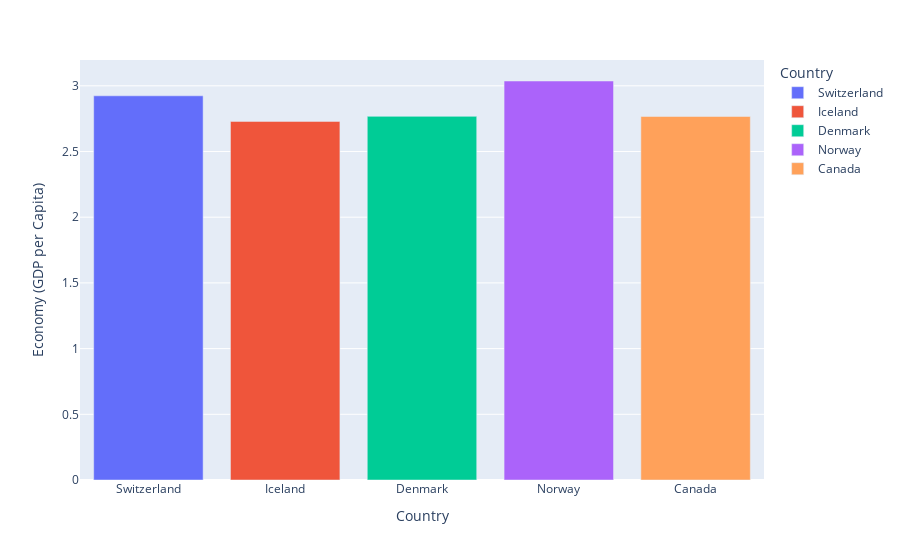
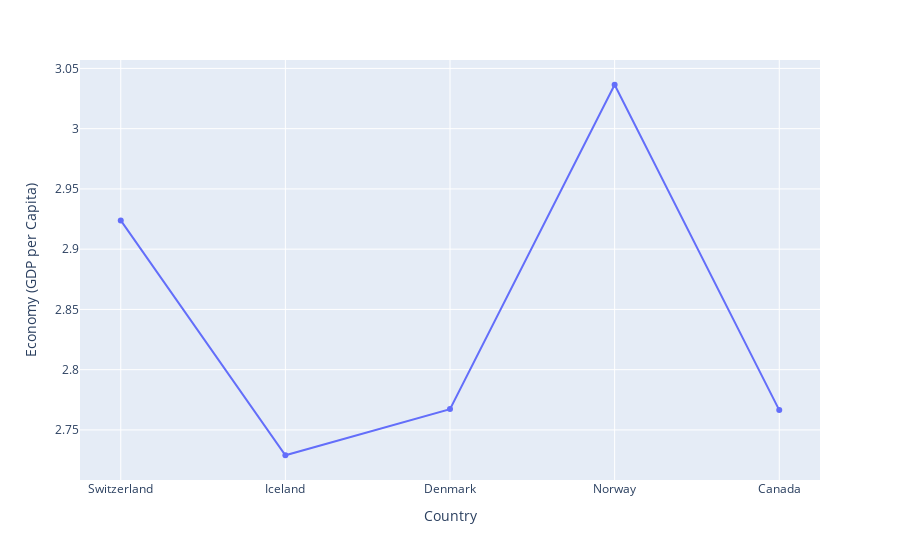

These figures' notebook cell, in order:
### Code cell
import plotly.express as px
fig = px.bar(top5_dp, y= 'Economy (GDP per Capita)',x='Country', orientation ="v", color ="Country")
fig1 = px.line(top5_dp, y='Economy (GDP per Capita)', x='Country', markers ="o")
fig.show()
fig1.show()

### Figure 1 — Plotly figure (JSON) as saved in the notebook; plotly's stock layout.template omitted (floating-point values rounded to 4 significant figures)
{"data": [{"alignmentgroup": "True", "hovertemplate": "Country=%{x}<br>Economy (GDP per Capita)=%{y}<extra></extra>", "legendgroup": "Switzerland", "marker": {"color": "#636efa", "pattern": {"shape": ""}}, "name": "Switzerland", "offsetgroup": "Switzerland", "orientation": "v", "showlegend": true, "textposition": "auto", "type": "bar", "x": ["Switzerland"], "xaxis": "x", "y": [2.924], "yaxis": "y"}, {"alignmentgroup": "True", "hovertemplate": "Country=%{x}<br>Economy (GDP per Capita)=%{y}<extra></extra>", "legendgroup": "Iceland", "marker": {"color": "#EF553B", "pattern": {"shape": ""}}, "name": "Iceland", "offsetgroup": "Iceland", "orientation": "v", "showlegend": true, "textposition": "auto", "type": "bar", "x": ["Iceland"], "xaxis": "x", "y": [2.729], "yaxis": "y"}, {"alignmentgroup": "True", "hovertemplate": "Country=%{x}<br>Economy (GDP per Capita)=%{y}<extra></extra>", "legendgroup": "Denmark", "marker": {"color": "#00cc96", "pattern": {"shape": ""}}, "name": "Denmark", "offsetgroup": "Denmark", "orientation": "v", "showlegend": true, "textposition": "auto", "type": "bar", "x": ["Denmark"], "xaxis": "x", "y": [2.767], "yaxis": "y"}, {"alignmentgroup": "True", "hovertemplate": "Country=%{x}<br>Economy (GDP per Capita)=%{y}<extra></extra>", "legendgroup": "Norway", "marker": {"color": "#ab63fa", "pattern": {"shape": ""}}, "name": "Norway", "offsetgroup": "Norway", "orientation": "v", "showlegend": true, "textposition": "auto", "type": "bar", "x": ["Norway"], "xaxis": "x", "y": [3.036], "yaxis": "y"}, {"alignmentgroup": "True", "hovertemplate": "Country=%{x}<br>Economy (GDP per Capita)=%{y}<extra></extra>", "legendgroup": "Canada", "marker": {"color": "#FFA15A", "pattern": {"shape": ""}}, "name": "Canada", "offsetgroup": "Canada", "orientation": "v", "showlegend": true, "textposition": "auto", "type": "bar", "x": ["Canada"], "xaxis": "x", "y": [2.766], "yaxis": "y"}], "layout": {"barmode": "relative", "legend": {"title": {"text": "Country"}, "tracegroupgap": 0}, "margin": {"t": 60}, "xaxis": {"anchor": "y", "categoryarray": ["Switzerland", "Iceland", "Denmark", "Norway", "Canada"], "categoryorder": "array", "domain": [0, 1], "title": {"text": "Country"}}, "yaxis": {"anchor": "x", "domain": [0, 1], "title": {"text": "Economy (GDP per Capita)"}}}}

### Figure 2 — Plotly figure (JSON) as saved in the notebook; plotly's stock layout.template omitted (floating-point values rounded to 4 significant figures)
{"data": [{"hovertemplate": "Country=%{x}<br>Economy (GDP per Capita)=%{y}<extra></extra>", "legendgroup": "", "line": {"color": "#636efa", "dash": "solid"}, "marker": {"symbol": "circle"}, "mode": "lines+markers", "name": "", "orientation": "v", "showlegend": false, "type": "scatter", "x": ["Switzerland", "Iceland", "Denmark", "Norway", "Canada"], "xaxis": "x", "y": [2.924, 2.729, 2.767, 3.036, 2.766], "yaxis": "y"}], "layout": {"legend": {"tracegroupgap": 0}, "margin": {"t": 60}, "xaxis": {"anchor": "y", "domain": [0, 1], "title": {"text": "Country"}}, "yaxis": {"anchor": "x", "domain": [0, 1], "title": {"text": "Economy (GDP per Capita)"}}}}
